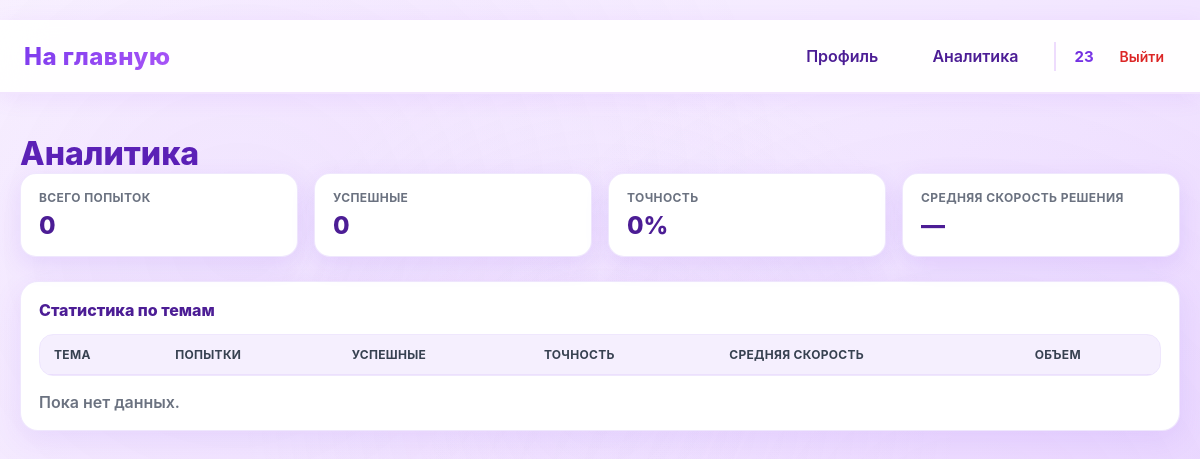
The page /analytics (signed in) on the database as committed earlier.
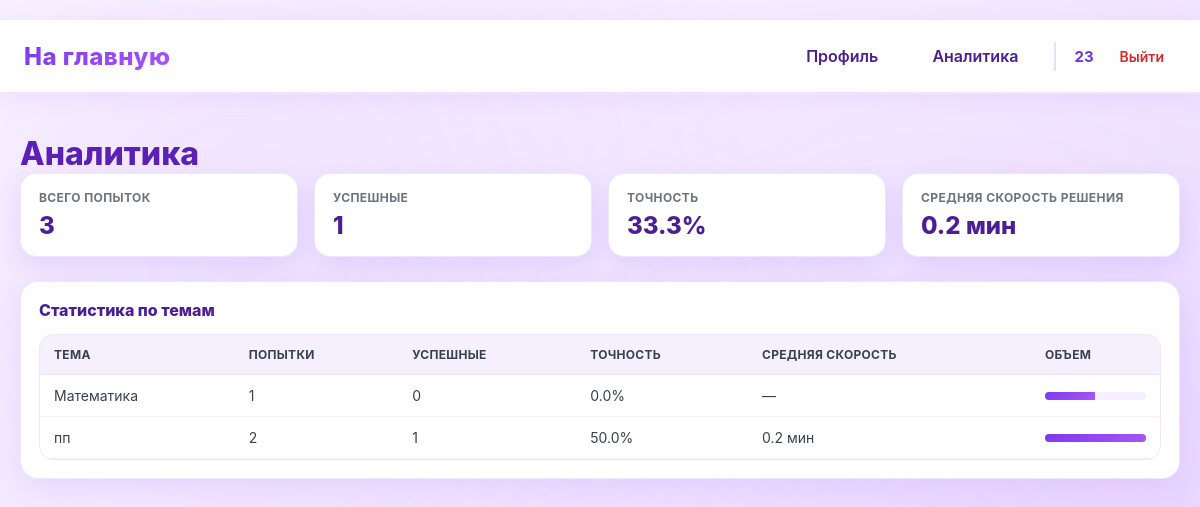
The same page on the database as committed later.
### data/tasks.py (models this page shows)
class Tasks(SqlAlchemyBase):
    __tablename__ = 'tasks'
    id = sqlalchemy.Column(sqlalchemy.Integer,
                           primary_key=True, autoincrement=True)
    subject = sqlalchemy.Column(sqlalchemy.Text, nullable=True)
    title = sqlalchemy.Column(sqlalchemy.Text, nullable=True)
    statement = sqlalchemy.Column(sqlalchemy.Text, nullable=True)
    input_format = sqlalchemy.Column(sqlalchemy.Text, nullable=True)
    output_format = sqlalchemy.Column(sqlalchemy.Text, nullable=True)
    memory_limit = sqlalchemy.Column(sqlalchemy.Integer, nullable=True)
    time_limit = sqlalchemy.Column(sqlalchemy.Integer, nullable=True)
    difficulty = sqlalchemy.Column(sqlalchemy.Text, nullable=True)
    created_at = sqlalchemy.Column(sqlalchemy.DateTime,
                                     default=datetime.datetime.now)
    task_tests = orm.relationship("TaskTest", back_populates='tasks')
    submissions = orm.relationship("Submissions", back_populates="tasks")
    theme = sqlalchemy.Column(sqlalchemy.Text, nullable=True)

### main.py (the view)
@app.route('/analytics')
@login_required
@user_ban
def analytics():
    subject = session.get('subject')
    db_sess = db_session.create_session()
    submissions = db_sess.query(Submissions).join(Tasks).all()
    total_submissions = len(submissions)
    ok_submissions = sum(1 for s in submissions if s.verdict == "OK")
    accuracy = (ok_submissions / total_submissions * 100) if total_submissions else 0
    task_attempts = defaultdict(list)
    theme_stats = {}
    solve_times = []
    for s in submissions:
        task_attempts[(s.user_id, s.task_id)].append(s)
    for (user_id, task_id), subs in task_attempts.items():
        subs_sorted = sorted(subs, key=lambda x: x.created_at or datetime.min)
        first_time = subs_sorted[0].created_at
        ok_time = None
        for s in subs_sorted:
            if s.verdict == "OK":
                ok_time = s.created_at
                break
        if first_time and ok_time and ok_time >= first_time:
            solve_times.append((ok_time - first_time).total_seconds())
        task = subs_sorted[0].tasks
        theme = task.theme if task and task.theme else "Без темы"
        if theme not in theme_stats:
            theme_stats[theme] = {"total": 0, "ok": 0, "solve_times": []}
        theme_stats[theme]["total"] += len(subs_sorted)
        theme_stats[theme]["ok"] += sum(1 for s in subs_sorted if s.verdict == "OK")
        if first_time and ok_time and ok_time >= first_time:
            theme_stats[theme]["solve_times"].append((ok_time - first_time).total_seconds())
    avg_solve_time = sum(solve_times) / len(solve_times) if solve_times else None
    theme_rows = []
    max_theme_total = max((v["total"] for v in theme_stats.values()), default=0)
    for theme, data in sorted(theme_stats.items(), key=lambda x: x[0]):
        theme_accuracy = (data["ok"] / data["total"] * 100) if data["total"] else 0
        theme_avg_time = (sum(data["solve_times"]) / len(data["solve_times"])
                          if data["solve_times"] else None)
        theme_rows.append({
            "theme": theme,
            "total": data["total"],
            "ok": data["ok"],
            "accuracy": theme_accuracy,
            "avg_time": theme_avg_time,
            "bar": (data["total"] / max_theme_total * 100) if max_theme_total else 0
        })
    return render_template(
        "analytics.html",
        subject=subject,
        total_submissions=total_submissions,
        ok_submissions=ok_submissions,
        accuracy=accuracy,
        avg_solve_time=avg_solve_time,
        theme_rows=theme_rows
    )

### data/db_session.py (called while the page is built)
def create_session() -> Session:
    global __factory
    return __factory()

### main.py (called while the page is built)
@login_manager.user_loader
def load_user(user_id):
    db_sess = db_session.create_session()
    return db_sess.get(User, user_id)

def user_ban(func):
    @wraps(func)
    def wrapper(*args, **kwargs):
        if current_user.ban:
            abort(403)
        return func(*args, **kwargs)
    return wrapper

### templates/analytics.html (shortened to what this page needs)
{% extends "base.html" %}
{% block styles %}
<link rel="stylesheet" href="{{ url_for('static', filename='analytics.css') }}">
{% endblock %}
{% block content %}
<h1>Аналитика</h1>
<div class="stats-grid">
    <div class="stat-card">
        <div class="stat-label">Всего попыток</div>
        <div class="stat-value">{{ total_submissions }}</div>
    </div>
    <div class="stat-card">
        <div class="stat-label">Успешные</div>
        <div class="stat-value">{{ ok_submissions }}</div>
    </div>
    <div class="stat-card">
        <div class="stat-label">Точность</div>
        <div class="stat-value">{{ accuracy|round(1) }}%</div>
    </div>
    <div class="stat-card">
        <div class="stat-label">Средняя скорость решения</div>
        <div class="stat-value">
            {% if avg_solve_time is not none %}
                {{ (avg_solve_time / 60)|round(1) }} мин
            {% else %}
                —
            {% endif %}
        </div>
    </div>
</div>
<div class="panel">
    <div class="panel-title">Статистика по темам</div>
    <div class="table-container">
        <table>
            <tr>
                <td>Тема</td>
                <td>Попытки</td>
                <td>Успешные</td>
                <td>Точность</td>
                <td>Средняя скорость</td>
                <td>Объем</td>
            </tr>
            {% for row in theme_rows %}
            <tr>
                <td>{{ row.theme }}</td>
                <td>{{ row.total }}</td>
                <td>{{ row.ok }}</td>
                <td>{{ row.accuracy|round(1) }}%</td>
                <td>
                    {% if row.avg_time is not none %}
                        {{ (row.avg_time / 60)|round(1) }} мин
                    {% else %}
                        —
                    {% endif %}
                </td>
                <td>
                    <div class="bar">
                        <span style="width: {{ row.bar }}%"></span>
                    </div>
                </td>
            </tr>
            {% endfor %}
        </table>
    </div>
    {% if theme_rows|length == 0 %}
    <div class="empty">Пока нет данных.</div>
    {% endif %}
</div>
{% endblock %}

Rows that differ between the two databases and show on the page:
added Tasks: theme "Математика", total "1", ok "0", accuracy "0.0", {{ row.bar }} 50.0 (drawn)
now on this page (row unchanged): Tasks: theme "пп", total "2", ok "1", accuracy "50.0", avg_time "0.2", {{ row.bar }} 100.0 (drawn)
Other text that changed with them:
{{ total_submissions }}: "0" → "3"
{{ ok_submissions }}: "0" → "1"
{{ accuracy|round(1) }}: "0" → "33.3"
{{ (avg_solve_time / 60)|round(1) }}: (not shown) → "0.2"
text no longer shown: "— Пока нет данных."
text now shown: "мин"
